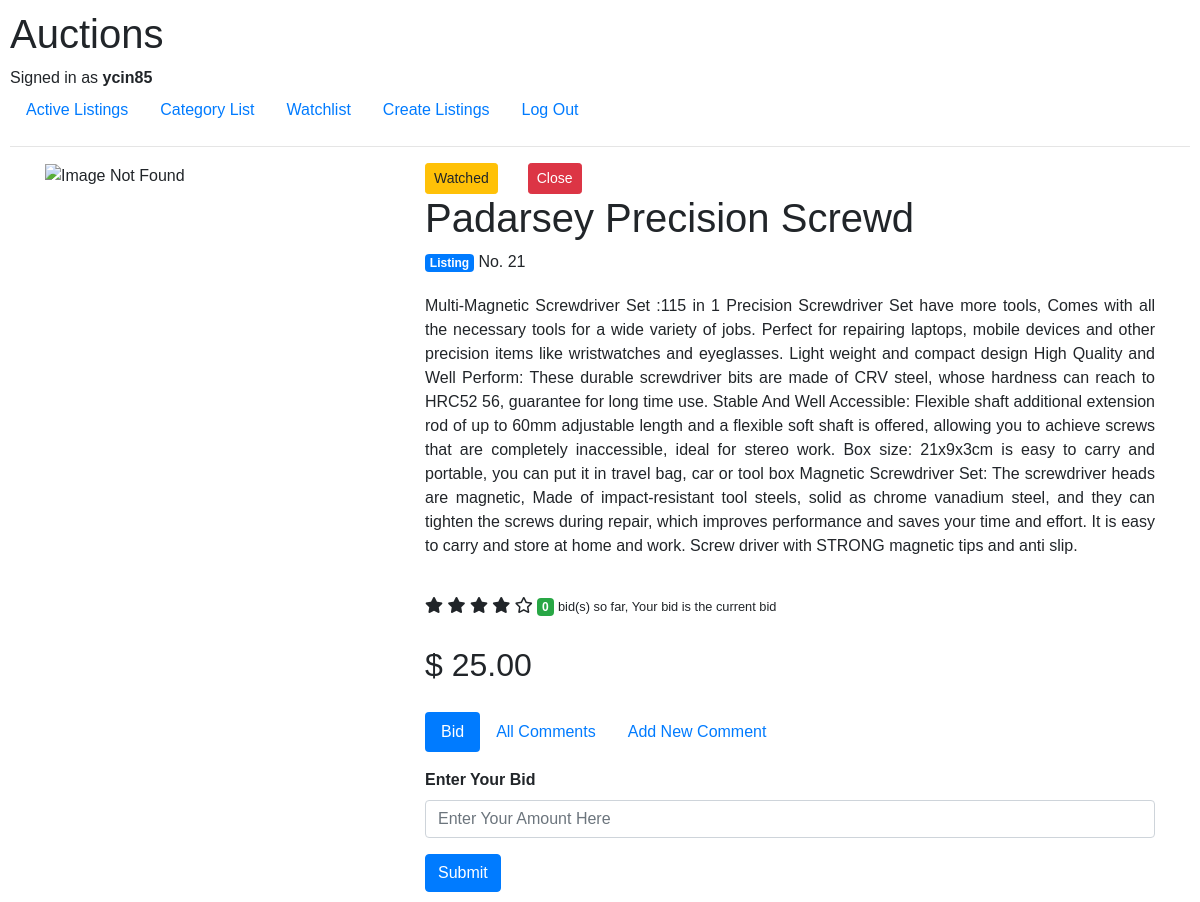
Screenshot of /listing/21 (signed in) with the database file from the repository.
### auctions/models.py (models this page shows, shortened)
class User(AbstractUser):
    pass

class Auctionlist(models.Model):
    title = models.CharField(max_length =64 )
    description = models.TextField()
    bid = models.DecimalField(max_digits=8, decimal_places=2)
    url = models.URLField(max_length = 200)
    date = models.DateField()
    active = models.BooleanField()
    user = models.ForeignKey(User ,on_delete=models.CASCADE)
    category = models.ForeignKey(Category ,on_delete=models.CASCADE)

### auctions/views.py (the view)
# urls.py: path("listing/<int:listing_id>", views.listing, name="listing"),
def listing(request,listing_id):
    listing = Auctionlist.objects.get(pk=listing_id)
    numberofbids = len(Bids.objects.filter(auctionlist=listing).all())
    max_bid = Bids.objects.filter(auctionlist=listing).aggregate(Max('bid'))['bid__max']
    if not max_bid or listing.bid > max_bid:
        currentprice = listing.bid
    else:
        currentprice = "{:10.2f}".format(float(max_bid))
    if not request.user.is_authenticated :
        return render(request, "auctions/listing.html", {
        "listing" : listing,
        "currentprice" : currentprice,
        "numberofbids" : numberofbids
    })
    else:
        watched = Watchlist.objects.filter(user=request.user.username).filter(auctionlist=listing).all()
        watchlist_element = getwatchlist(request)
        comments = Comments.objects.filter(auctionlist=listing).all()
        user_win = Bids.objects.filter(winner=True).filter(auctionlist=listing).filter(user=request.user)
        closelisting = False
        winner = False
        if listing.user == request.user:
            closelisting = True
        if listing.user != request.user and user_win :
            winner = True
        return render(request, "auctions/listing.html", {
            "listing" : listing,
            "numberofbids" : numberofbids,
            "comments":comments,
            "currentprice" : currentprice,
            "watched" : watched,
            "watchlistelement" : len(watchlist_element),
            "closelisting" : closelisting,
            "winner":winner
        })

### auctions/views.py (called while the page is built)
def getwatchlist(request):
    return Watchlist.objects.select_related('auctionlist').filter(user=request.user.username,auctionlist__active=True)

### auctions/templates/auctions/listing.html (shortened to what this page needs)
{% extends "auctions/layout.html" %}
{% block body %}
<div class="container">
    <div class="row">
        <div class="col-md-4">
            <img src="{{listing.url}}" alt="Image Not Found" class="img-fluid">
        </div>
        <div class="col-md-8">
            <div class="row">
                {% if user.is_authenticated %}
                <form action="{% url 'addwatchlist' listing.id %}" method="POST">
                    {% if watched %}
                    <div class="col-md-2">
                        <button type="submit" class="btn btn-secondary btn-sm">Unwatched</button>
                    </div>
                    {%else%}
                    <div class="col-md-2">
                        <button type="submit" class="btn btn-warning btn-sm">Watched</button>
                    </div>
                    {% endif %}
                </form>
                <form action="{% url 'closelisting' listing.id %}" method="POST">
                    {% if closelisting %}
                    <div class="col-md-4">
                        <button type="submit" class="btn btn-danger btn-sm">Close</button>
                    </div>
                    {% endif %}
                </form>
                {% endif %}
            </div>
            <div class="row">
                <div class="col-md-12">
                    <h1>{{listing.title}}</h1>
                </div>
            </div>
            <div class="row">
                <div class="col-md-12">
                    <span class="badge badge-primary">Listing</span>
                    <span class="monospaced">No. {{listing.id}}</span>
                </div>
            </div>
            <div class="row top-buffer">
                <div class="col-md-12">
                    <p class="description">
                        {{listing.description}}
                    </p>
                </div>
            </div>
            <div class="row top-buffer">
                <div class="col-md-12">
                    <i class="fas fa-star"></i>
                    <i class="fas fa-star"></i>
                    <i class="fas fa-star"></i>
                    <i class="fas fa-star"></i>
                    <i class="far fa-star"></i>
                    <span class="badge badge-success">{{numberofbids}}</span>
                    <label><small>bid(s) so far, Your bid is the current bid</small></label>
                </div>
            </div>
            <div class="row top-buffer">
                <div class="col-md-4 bottom-rule">
                    <h2 class="product-price">$ {{currentprice}}</h2>
                </div>
            </div>
            {% if user.is_authenticated %}
            <ul class="nav nav-pills mb-3 top-buffer" id="pills-tab" role="tablist">
                {% if user.is_authenticated %}
                <li class="nav-item">
                    <a class="nav-link active" id="pills-bid-tab" data-toggle="pill" href="#pills-bid" role="tab"
                        aria-controls="pills-pid" aria-selected="true">Bid</a>
                </li>
                <li class="nav-item">
                    <a class="nav-link" id="pills-comments-tab" data-toggle="pill" href="#pills-comments" role="tab"
                        aria-controls="pills-comments" aria-selected="false">All Comments</a>
                </li>
                <li class="nav-item">
                    <a class="nav-link" id="pills-comment-tab" data-toggle="pill" href="#pills-comment" role="tab"
                        aria-controls="pills-comment" aria-selected="false">Add New Comment</a>
                </li>
                {% else %}
                <li class="nav-item">
                    <a class="nav-link active" id="pills-comments-tab" data-toggle="pill" href="#pills-comments"
                        role="tab" aria-controls="pills-comments" aria-selected="true">All Comments</a>
                </li>
                {% endif %}
            </ul>
            <div class="tab-content" id="pills-tabContent">
                <div class="tab-pane fade show active" id="pills-bid" role="tabpanel" aria-labelledby="pills-home-tab">
                    {% if winner %}
                    <div class="alert alert-success" role="alert">
                        congratulations ! Your Are The Winner.
                    </div>
                    {% else %}
                    <form form action="{% url 'addbid' listing.id %}" method="POST">
                        <div class="form-group">
                            <label for="exampleInputEmail1">Enter Your Bid</label>
                            <input type="text" class="form-control" name="amount" id="amount"
                                placeholder="Enter Your Amount Here">
                        </div>
                        <button type="submit" class="btn btn-primary">Submit</button>
                    </form>
                    {% endif %}
                </div>
            </div>
            {% endif %}
        </div>
    </div>
</div>
{% endblock %}

### auctions/templates/auctions/layout.html (shortened to what this page needs)
{% load static %}
<!DOCTYPE html>
<html lang="en">
<head>
    <link rel="stylesheet" href="https://use.fontawesome.com/releases/v5.7.0/css/all.css"
>
    <link rel="stylesheet" href="https://stackpath.bootstrapcdn.com/bootstrap/4.4.1/css/bootstrap.min.css"
>
    <link href="{% static 'auctions/styles.css' %}" rel="stylesheet">
</head>
<body>
    <h1>Auctions</h1>
    <div>
        {% if user.is_authenticated %}
        Signed in as <strong>{{ user.username }}</strong>
        {% else %}
        Not signed in.
        {% endif %}
    </div>
    <ul class="nav">
        <li class="nav-item">
            <a class="nav-link" href="{% url 'index' %}">Active Listings</a>
        </li>
        <li class="nav-item">
            <a class="nav-link" href="{% url 'categorylist' %}">Category List</a>
        </li>
        {% if user.is_authenticated %}
        {% if watchlistelement > 0 %}
        <li class="nav-item">
            <a class="nav-link" href="{% url 'watchlist' %}">Watchlist <span class="badge badge-success">{{watchlistelement}}</span></a>
        </li>
        {% else %}
        <li class="nav-item">
            <a class="nav-link" href="{% url 'watchlist' %}">Watchlist</a>
        </li>
        {% endif %}
        <li class="nav-item">
            <a class="nav-link" href="{% url 'create' %}">Create Listings</a>
        </li>
        <li class="nav-item">
            <a class="nav-link" href="{% url 'logout' %}">Log Out</a>
        </li>
        {% endif %}
    </ul>
    <hr>
    {% block body %}
    {% endblock %}
</body>
</html>

### auctions/static/auctions/styles.css (style rules this page uses)
body { font-family: "Amazon Ember", Arial, sans-serif; padding: 10px; }
label { font-weight: bold; }
.description { text-align: justify; }
.top-buffer { margin-top: 20px; }

### rows the page displays
User: username "ycin85"
Auctionlist: title "Padarsey Precision Screwd", id "21", description "Multi-Magnetic Screwdriver Set :115 in 1 Precision Screwdriver Set have more tools, Comes with all the necessary tools for a wide variety of jobs. Perfect for repairing laptops, mobile devices and other precision items like wristwatches and eyeglasses. Light weight and compact design High Quality and Well Perform: These durable screwdriver bits are made of CRV steel, whose hardness can reach to HRC52 56, guarantee for long time use. Stable And Well Accessible: Flexible shaft additional extension rod of up to 60mm adjustable length and a flexible soft shaft is offered, allowing you to achieve screws that are completely inaccessible, ideal for stereo work. Box size: 21x9x3cm is easy to carry…", bid "25.00"

### other values shown
{{ numberofbids }} "0"
